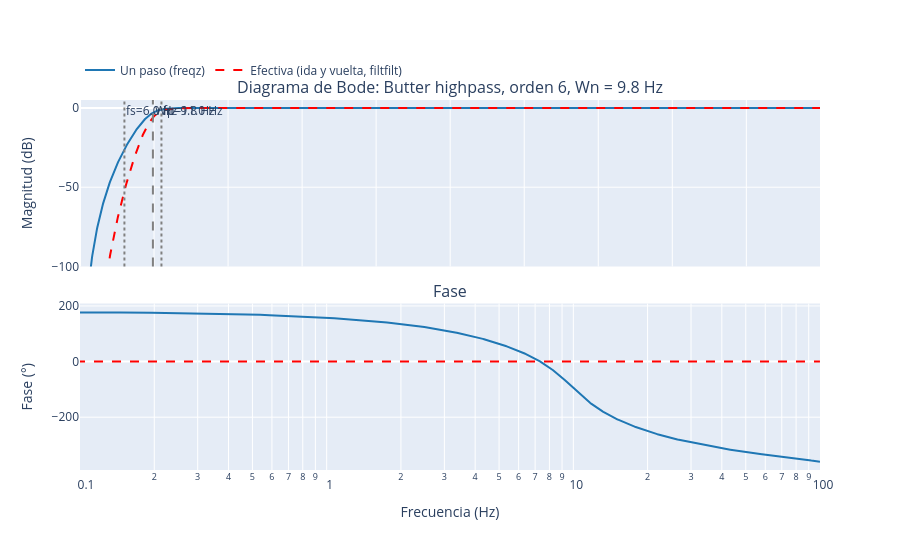
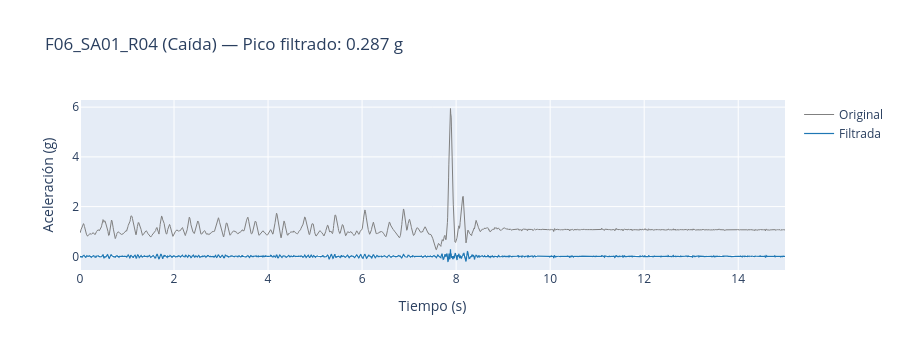

The code cell stored with these charts, in order, in its notebook:
### Code cell
from plotly.subplots import make_subplots

def graficar_bode():
    w, h = signal.sosfreqz(sos_hpf, worN=2048, fs=FS)
    mag_db = 20 * np.log10(np.maximum(np.abs(h), 1e-12))
    mag_eff_db = 2 * mag_db
    fase_deg = np.unwrap(np.angle(h)) * (180 / np.pi)
    fc_hz = wn_hpf * (FS / 2)

    fig = make_subplots(
        rows=2, cols=1, shared_xaxes=True, vertical_spacing=0.1,
        subplot_titles=(
            f"Diagrama de Bode: Butter highpass, orden {orden_hpf}, Wn = {fc_hz:.1f} Hz",
            "Fase"
        )
    )

    fig.add_trace(go.Scatter(x=w, y=mag_db, name="Un paso (freqz)", line=dict(color="#1f77b4")), row=1, col=1)
    fig.add_trace(go.Scatter(x=w, y=mag_eff_db, name="Efectiva (ida y vuelta, filtfilt)", line=dict(color="red", dash="dash")), row=1, col=1)
    fig.add_vline(x=fc_hz, line_dash="dash", line_color="gray", annotation_text=f"Wn={fc_hz:.1f} Hz", row=1, col=1)
    fig.add_vline(x=FRECHAZO, line_dash="dot", line_color="gray", annotation_text=f"fs={FRECHAZO} Hz", row=1, col=1)
    fig.add_vline(x=FPASO, line_dash="dot", line_color="gray", annotation_text=f"fp={FPASO} Hz", row=1, col=1)

    fig.add_trace(go.Scatter(x=w, y=fase_deg, name="Fase un paso", line=dict(color="#1f77b4"), showlegend=False), row=2, col=1)
    fig.add_trace(go.Scatter(x=w, y=np.zeros_like(w), name="Fase efectiva (0°)", line=dict(color="red", dash="dash"), showlegend=False), row=2, col=1)

    fig.update_xaxes(type="log", range=[np.log10(0.1), np.log10(FS / 2)], title_text="Frecuencia (Hz)", row=2, col=1)
    fig.update_yaxes(range=[-100, 5], title_text="Magnitud (dB)", row=1, col=1)
    fig.update_yaxes(title_text="Fase (°)", row=2, col=1)
    fig.update_layout(height=550, legend=dict(orientation="h", y=1.12))
    fig.show()

def graficar_senal(df=df_senal, filtrada=senal_filtrada, ruta=Ruta, columna='ADXL'):
    clase = "ADL" if ruta.name.startswith("D") else "Caída"
    t = np.arange(len(df)) / FS

    fig = go.Figure()
    fig.add_trace(go.Scatter(x=t, y=df[columna], name="Original", line=dict(color="gray", width=1)))
    fig.add_trace(go.Scatter(x=t, y=filtrada, name="Filtrada", line=dict(color="#1f77b4", width=1.2)))
    fig.update_layout(
        title=f"{ruta.stem} ({clase}) — Pico filtrado: {filtrada.abs().max():.3f} g",
        xaxis_title="Tiempo (s)",
        yaxis_title="Aceleración (g)",
        height=350,
        hovermode="x unified"
    )
    fig.show()

graficar_bode()
graficar_senal()

### Figure 1 — Plotly figure (JSON) as saved in the notebook; plotly's stock layout.template omitted (floating-point values rounded to 4 significant figures; data arrays with more than 128 entries replaced by an {"elided": "..."} marker saying what was removed)
{"data": [{"line": {"color": "#1f77b4"}, "name": "Un paso (freqz)", "type": "scatter", "x": {"elided": "2048 float values"}, "xaxis": "x", "y": {"elided": "2048 float values"}, "yaxis": "y"}, {"line": {"color": "red", "dash": "dash"}, "name": "Efectiva (ida y vuelta, filtfilt)", "type": "scatter", "x": {"elided": "2048 float values"}, "xaxis": "x", "y": {"elided": "2048 float values"}, "yaxis": "y"}, {"line": {"color": "#1f77b4"}, "name": "Fase un paso", "showlegend": false, "type": "scatter", "x": {"elided": "2048 float values"}, "xaxis": "x2", "y": {"elided": "2048 float values"}, "yaxis": "y2"}, {"line": {"color": "red", "dash": "dash"}, "name": "Fase efectiva (0°)", "showlegend": false, "type": "scatter", "x": {"elided": "2048 float values"}, "xaxis": "x2", "y": {"elided": "2048 float values"}, "yaxis": "y2"}], "layout": {"annotations": [{"font": {"size": 16}, "showarrow": false, "text": "Diagrama de Bode: Butter highpass, orden 6, Wn = 9.8 Hz", "x": 0.5, "xanchor": "center", "xref": "paper", "y": 1, "yanchor": "bottom", "yref": "paper"}, {"font": {"size": 16}, "showarrow": false, "text": "Fase", "x": 0.5, "xanchor": "center", "xref": "paper", "y": 0.45, "yanchor": "bottom", "yref": "paper"}, {"showarrow": false, "text": "Wn=9.8 Hz", "x": 9.848, "xanchor": "left", "xref": "x", "y": 1, "yanchor": "top", "yref": "y domain"}, {"showarrow": false, "text": "fs=6.0 Hz", "x": 6, "xanchor": "left", "xref": "x", "y": 1, "yanchor": "top", "yref": "y domain"}, {"showarrow": false, "text": "fp=11.0 Hz", "x": 11, "xanchor": "left", "xref": "x", "y": 1, "yanchor": "top", "yref": "y domain"}], "height": 550, "legend": {"orientation": "h", "y": 1.12}, "shapes": [{"line": {"color": "gray", "dash": "dash"}, "type": "line", "x0": 9.848, "x1": 9.848, "xref": "x", "y0": 0, "y1": 1, "yref": "y domain"}, {"line": {"color": "gray", "dash": "dot"}, "type": "line", "x0": 6, "x1": 6, "xref": "x", "y0": 0, "y1": 1, "yref": "y domain"}, {"line": {"color": "gray", "dash": "dot"}, "type": "line", "x0": 11, "x1": 11, "xref": "x", "y0": 0, "y1": 1, "yref": "y domain"}], "xaxis": {"anchor": "y", "domain": [0, 1], "matches": "x2", "showticklabels": false}, "xaxis2": {"anchor": "y2", "domain": [0, 1], "range": [-1, 2], "title": {"text": "Frecuencia (Hz)"}, "type": "log"}, "yaxis": {"anchor": "x", "domain": [0.55, 1], "range": [-100, 5], "title": {"text": "Magnitud (dB)"}}, "yaxis2": {"anchor": "x2", "domain": [0, 0.45], "title": {"text": "Fase (°)"}}}}

### Figure 2 — Plotly figure (JSON) as saved in the notebook; plotly's stock layout.template omitted (floating-point values rounded to 4 significant figures; data arrays with more than 128 entries replaced by an {"elided": "..."} marker saying what was removed)
{"data": [{"line": {"color": "gray", "width": 1}, "name": "Original", "type": "scatter", "x": {"elided": "3000 float values"}, "y": {"elided": "3000 float values"}}, {"line": {"color": "#1f77b4", "width": 1.2}, "name": "Filtrada", "type": "scatter", "x": {"elided": "3000 float values"}, "y": {"elided": "3000 float values"}}], "layout": {"height": 350, "hovermode": "x unified", "title": {"text": "F06_SA01_R04 (Caída) — Pico filtrado: 0.287 g"}, "xaxis": {"title": {"text": "Tiempo (s)"}}, "yaxis": {"title": {"text": "Aceleración (g)"}}}}
